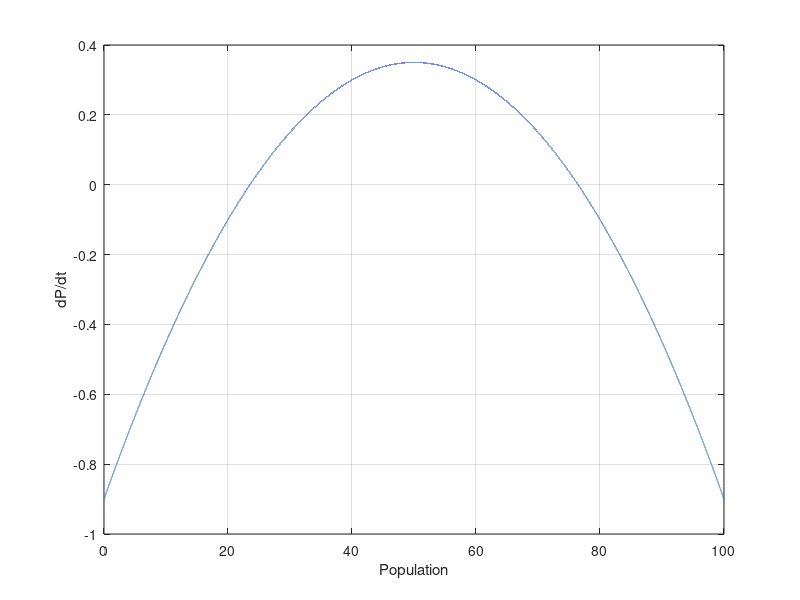

Reproduce this figure in MATLAB.
r=0.05;
M=100;
A=50;
B=0;
time=100;
step_size=0.001;
B_array=zeros(1,time/step_size);
interval=1;
harvesting =0.9;
A_array=zeros(1,time/step_size);
rt=0:step_size:time;
j=1;
for i=0:step_size:time
  A_array(1,j)=r*(i*(1-i/M))-harvesting;
  j=j+1;
end
plot(rt,A_array);
xlabel('Population');
ylabel('dP/dt');
grid;
hold on;
